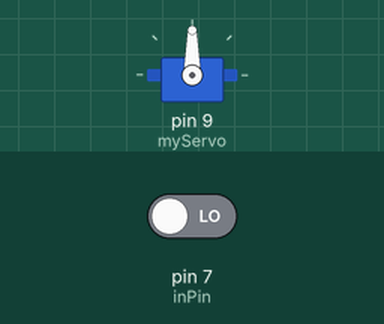
A sketch run on a simulated Arduino Uno, built with avr-gcc and run on an emulated ATmega328P. Parts: servo. Inputs (shaded band) come from the test bench; at power-on: pin 7 (inPin) LOW.

Above: at 1.2 s.
1.3 s: pin 7 (inPin) driven HIGH
At 2.0 s:
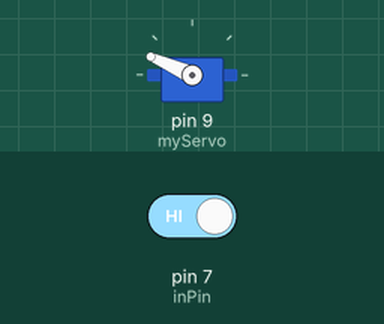
Timing chart, 0 to 4.3 s (numbered marks = the images above; inputs shaded):
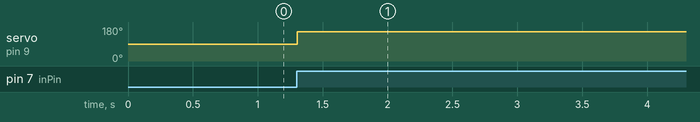

Measured:
- after the input at 1.3 s, servo on pin 9 (myServo): 90° → 156° at once

The sketch:

sketch_jan13a.ino
```cpp
#include <Servo.h>

Servo myServo;
int inPin = 7;
int currentMode = 0; //pulled out
boolean lastButton = LOW;
boolean currentButton = LOW;

void setup()
{
  pinMode(inPin, INPUT);
  myServo.attach(9);
}

boolean debounce(boolean last)
{
    boolean current = digitalRead(inPin);
    if(last != current)
    {
      delay(5);
      current = digitalRead(inPin);
    }
    return current;
}

void loop()
{
  currentButton = debounce(lastButton);
  if(lastButton == LOW && currentButton == HIGH){
    if (currentMode == 0){
      myServo.write(156);
      delay(15);
      currentMode = 1;
    } else{
      myServo.write(80);
      delay(15);
      currentMode = 0;
    }
  }
  lastButton = currentButton;
}
```
